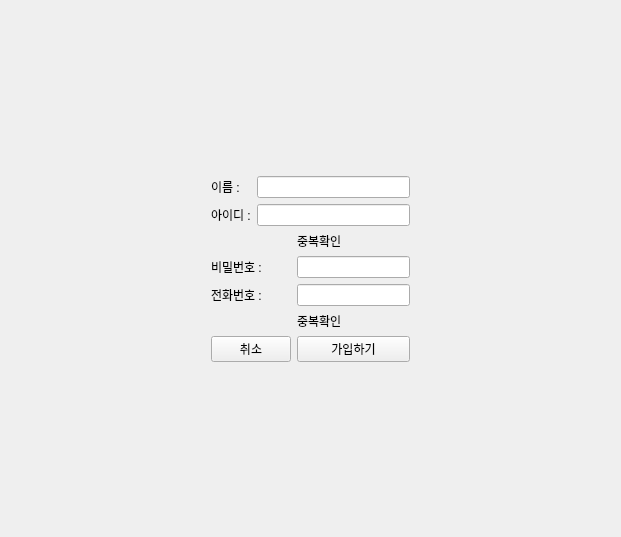
<?xml version="1.0" encoding="UTF-8"?>
<ui version="4.0">
 <class>SignupView</class>
 <widget class="QWidget" name="SignupView">
  <property name="geometry">
   <rect>
    <x>0</x>
    <y>0</y>
    <width>621</width>
    <height>537</height>
   </rect>
  </property>
  <property name="windowTitle">
   <string>Form</string>
  </property>
  <layout class="QHBoxLayout" name="horizontalLayout_2">
   <item>
    <layout class="QVBoxLayout" name="verticalLayout">
     <item>
      <spacer name="verticalSpacer">
       <property name="orientation">
        <enum>Qt::Orientation::Vertical</enum>
       </property>
       <property name="sizeHint" stdset="0">
        <size>
         <width>20</width>
         <height>40</height>
        </size>
       </property>
      </spacer>
     </item>
     <item>
      <layout class="QHBoxLayout" name="horizontalLayout">
       <item>
        <spacer name="horizontalSpacer">
         <property name="orientation">
          <enum>Qt::Orientation::Horizontal</enum>
         </property>
         <property name="sizeHint" stdset="0">
          <size>
           <width>40</width>
           <height>20</height>
          </size>
         </property>
        </spacer>
       </item>
       <item>
        <layout class="QGridLayout" name="gridLayout">
         <item row="6" column="2">
          <widget class="QPushButton" name="signup_Button">
           <property name="text">
            <string>가입하기</string>
           </property>
          </widget>
         </item>
         <item row="6" column="0" colspan="2">
          <widget class="QPushButton" name="cancel_Button">
           <property name="text">
            <string>취소</string>
           </property>
          </widget>
         </item>
         <item row="1" column="0">
          <widget class="QLabel" name="id_Label">
           <property name="text">
            <string>아이디 :</string>
           </property>
          </widget>
         </item>
         <item row="5" column="2">
          <widget class="QLabel" name="label_4">
           <property name="text">
            <string>중복확인</string>
           </property>
          </widget>
         </item>
         <item row="3" column="2">
          <widget class="QLineEdit" name="pw_LineEdit"/>
         </item>
         <item row="4" column="2">
          <widget class="QLineEdit" name="phoneNUM_LineEdit"/>
         </item>
         <item row="2" column="2">
          <widget class="QLabel" name="label_2">
           <property name="text">
            <string>중복확인</string>
           </property>
          </widget>
         </item>
         <item row="4" column="0" colspan="2">
          <widget class="QLabel" name="phoneNUM_Label">
           <property name="text">
            <string>전화번호 :</string>
           </property>
          </widget>
         </item>
         <item row="3" column="0" colspan="2">
          <widget class="QLabel" name="pw_Label">
           <property name="text">
            <string>비밀번호 :</string>
           </property>
          </widget>
         </item>
         <item row="1" column="1" colspan="2">
          <widget class="QLineEdit" name="id_LineEdit"/>
         </item>
         <item row="0" column="0">
          <widget class="QLabel" name="name_Label">
           <property name="text">
            <string>이름 : </string>
           </property>
          </widget>
         </item>
         <item row="0" column="1" colspan="2">
          <widget class="QLineEdit" name="name_LineEdit"/>
         </item>
        </layout>
       </item>
       <item>
        <spacer name="horizontalSpacer_2">
         <property name="orientation">
          <enum>Qt::Orientation::Horizontal</enum>
         </property>
         <property name="sizeHint" stdset="0">
          <size>
           <width>40</width>
           <height>20</height>
          </size>
         </property>
        </spacer>
       </item>
      </layout>
     </item>
     <item>
      <spacer name="verticalSpacer_2">
       <property name="orientation">
        <enum>Qt::Orientation::Vertical</enum>
       </property>
       <property name="sizeHint" stdset="0">
        <size>
         <width>20</width>
         <height>40</height>
        </size>
       </property>
      </spacer>
     </item>
    </layout>
   </item>
  </layout>
 </widget>
 <resources/>
 <connections/>
</ui>
